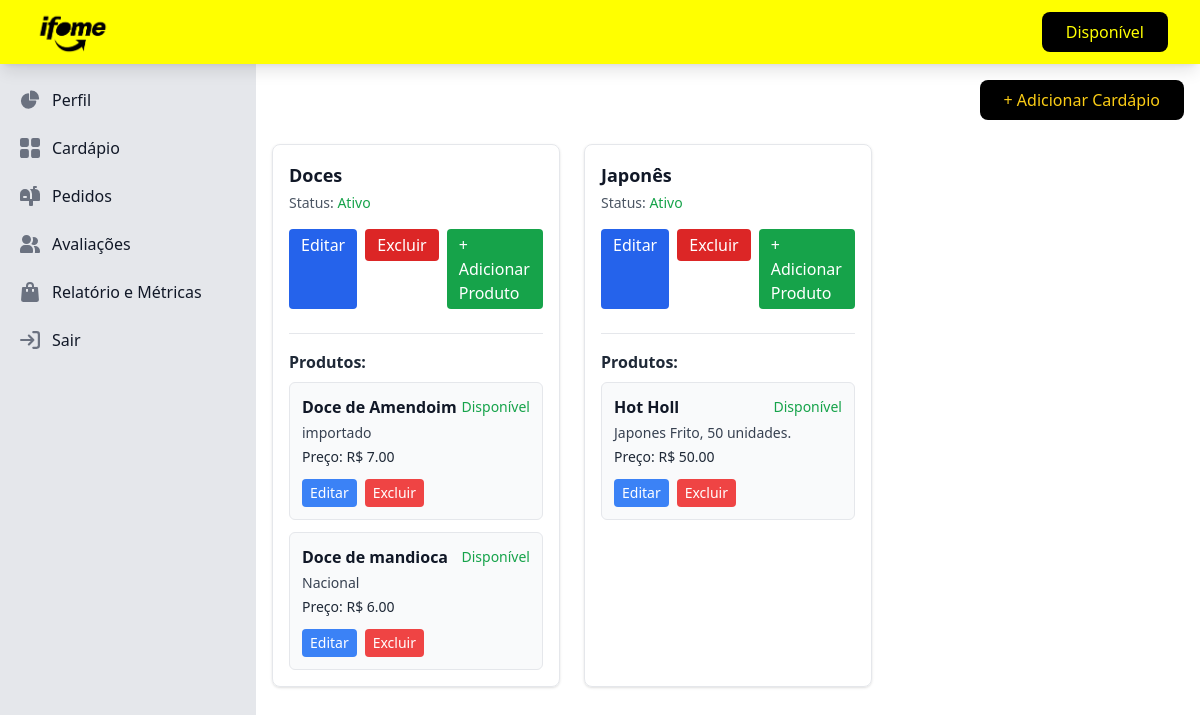
The app's page /cardapio with its own data.
### src/models/cardapio_model.py (models this page shows, shortened)
class Cardapio(db.Model):
    __tablename__ = 'cardapios'
    id = db.Column(db.Integer, primary_key=True)
    restaurante_id = db.Column(db.Integer, db.ForeignKey('restaurante.id'), nullable=False)
    nome_cardapio = db.Column(db.String(100), nullable=False)
    ativo = db.Column(db.Boolean, default=True)
    restaurante = db.relationship('Restaurante', backref='cardapios', lazy=True)
    produtos = db.relationship(
        "Produto",
        back_populates="cardapio",
        cascade="all, delete-orphan"  # faz a exclusão automática dos produtos
    )

### src/models/produtos_model.py (models this page shows)
class Produto(db.Model):
    __tablename__ = "produto"
    id = db.Column(db.Integer, primary_key=True)
    restaurante_id = db.Column(db.Integer, db.ForeignKey("restaurante.id"), nullable=False)
    cardapio_id = db.Column(db.Integer, db.ForeignKey("cardapios.id"), nullable=False)  # ⚡ tabela correta
    nome_item = db.Column(db.Text, nullable=False)
    descricao = db.Column(db.Text, nullable=True)
    preco = db.Column(db.Float, nullable=False)
    disponivel = db.Column(db.Boolean, default=True, nullable=False)
    cardapio = db.relationship("Cardapio", backref="itens_cardapio", lazy=True)

### src/controllers/cardapio_controller.py (the view)
@cardapio_bp.route('/cardapio', methods=['GET'])
def pagcardapio():
    try:
        from flask import session
        restaurante_id = session.get('restaurante_id', 1)  # 👈 substitua depois conforme seu login
        cardapios = Cardapio.query.filter_by(restaurante_id=restaurante_id).all()
        return render_template('cardapio.html', cardapios=cardapios)
    except Exception as e:
        print("❌ Erro ao carregar cardápios:", e)
        return jsonify({'erro': str(e)}), 500

### src/templates/cardapio.html (shortened to what this page needs)
<!DOCTYPE html>
<html lang="pt-br">
<head>
  <script src="https://cdn.tailwindcss.com"></script>
</head>
<body class="bg-white">
  <nav class="bg-yellow-99 shadow-lg sticky top-0 z-50">
    <div class="max-w-7xl mx-auto px-4 sm:px-6 lg:px-8">
      <div class="flex justify-between items-center h-16">
        <div class="flex items-center">
          <a href="{{ url_for('restaurante.portal_parceiro') }}">
            <img class="h-12 w-auto" src="{{ url_for('static', filename='ifome-transparent.png') }}" alt="ifome Logo" />
          </a>
        </div>
        <div class="flex items-center space-x-4">
          <a href="#"
            class="bg-black text-yellow-99 px-6 py-2 rounded-lg font-medium hover:bg-white hover:text-black transition duration-200">
            Disponível
          </a>
        </div>
      </div>
    </div>
  </nav>
  <aside id="default-sidebar"
    class="fixed top-16 left-0 z-40 w-64 h-screen transition-transform -translate-x-full sm:translate-x-0"
    aria-label="Sidebar">
    <div class="h-full px-3 py-4 overflow-y-auto bg-gray-200 dark:bg-gray-800">
      <ul class="space-y-2 font-medium">
        <li>
          <a href="#info-estabelecimento"
            class="flex items-center p-2 text-gray-900 rounded-lg dark:text-white hover:bg-gray-100 dark:hover:bg-gray-700 group">
            <span class="ms-3">Perfil</span>
          </a>
        </li>
        <li>
          <a href="{{ url_for('cardapio.pagcardapio') }}"
            class="flex items-center p-2 text-gray-900 rounded-lg dark:text-white hover:bg-gray-100 dark:hover:bg-gray-700 group">
            <span class="flex-1 ms-3 whitespace-nowrap">Cardápio</span>
          </a>
        </li>
        <li>
          <a href="#"
            class="flex items-center p-2 text-gray-900 rounded-lg dark:text-white hover:bg-gray-100 dark:hover:bg-gray-700 group">
            <span class="flex-1 ms-3 whitespace-nowrap">Pedidos</span>
          </a>
        </li>
        <li>
          <a href="#"
            class="flex items-center p-2 text-gray-900 rounded-lg dark:text-white hover:bg-gray-100 dark:hover:bg-gray-700 group">
            <span class="flex-1 ms-3 whitespace-nowrap">Avaliações</span>
          </a>
        </li>
        <li>
          <a href="#"
            class="flex items-center p-2 text-gray-900 rounded-lg dark:text-white hover:bg-gray-100 dark:hover:bg-gray-700 group">
            <span class="flex-1 ms-3 whitespace-nowrap">Relatório e Métricas</span>
          </a>
        </li>
        <li>
          <a href="{{ url_for('restaurante.logout') }}"
            class="flex items-center p-2 text-gray-900 rounded-lg dark:text-white hover:bg-gray-100 dark:hover:bg-gray-700 group">
            <span class="flex-1 ms-3 whitespace-nowrap">Sair</span>
          </a>
        </li>
      </ul>
    </div>
  </aside>
    <div class="p-4 sm:ml-64">
        <div class="flex justify-end items-center space-x-4 mb-6">
            <a href="{{ url_for('cardapio.cadastro_cardapio') }}"
                class="bg-black text-yellow-400 px-6 py-2 rounded-lg font-medium hover:bg-white hover:text-black transition duration-200">
                + Adicionar Cardápio
            </a>
        </div>
{% if cardapios and cardapios|length > 0 %}
<div class="grid grid-cols-1 sm:grid-cols-2 lg:grid-cols-3 gap-6">
    {% for cardapio in cardapios %}
    <div class="border rounded-lg p-4 shadow hover:shadow-md transition">
        <h4 class="text-lg font-bold text-gray-900">{{ cardapio.nome_cardapio }}</h4>
        <p class="text-sm text-gray-600 mt-1">
            Status:
            {% if cardapio.ativo %}
            <span class="text-green-600 font-medium">Ativo</span>
            {% else %}
            <span class="text-red-600 font-medium">Inativo</span>
            {% endif %}
        </p>
        <div class="mt-4 flex gap-2">
            <a href="{{ url_for('cardapio.editar_cardapio', cardapio_id=cardapio.id) }}"
                class="px-3 py-1 bg-blue-600 text-white rounded hover:bg-blue-700 transition">
                Editar
            </a>
            <form action="{{ url_for('cardapio.excluir_cardapio', cardapio_id=cardapio.id) }}" method="POST"
                onsubmit="return confirm('Deseja realmente excluir este cardápio?');">
                <button type="submit"
                    class="px-3 py-1 bg-red-600 text-white rounded hover:bg-red-700 transition">
                    Excluir
                </button>
            </form>
            <a href="{{ url_for('produto.cadastro_produto_com_cardapio', cardapio_id=cardapio.id) }}"
               class="px-3 py-1 bg-green-600 text-white rounded hover:bg-green-700 transition">
                + Adicionar Produto
            </a>
        </div>
        {% if cardapio.itens_cardapio and cardapio.itens_cardapio|length > 0 %}
        <div class="mt-6 border-t pt-4">
            <h5 class="text-md font-semibold text-gray-800 mb-2">Produtos:</h5>
            <ul class="space-y-3">
                {% for produto in cardapio.itens_cardapio %}
                <li class="border rounded-md p-3 bg-gray-50 flex flex-col">
                    <div class="flex justify-between items-center">
                        <span class="font-semibold text-gray-900">{{ produto.nome_item }}</span>
                        {% if produto.disponivel %}
                            <span class="text-green-600 text-sm font-medium">Disponível</span>
                        {% else %}
                            <span class="text-red-600 text-sm font-medium">Indisponível</span>
                        {% endif %}
                    </div>
                    <p class="text-sm text-gray-700 mt-1">{{ produto.descricao or "Sem descrição" }}</p>
                    <p class="text-sm text-gray-800 mt-1">Preço: R$ {{ "%.2f"|format(produto.preco) }}</p>
                    <div class="flex gap-2 mt-3">
                        <a href="{{ url_for('produto.editar_produto', produto_id=produto.id) }}"
                           class="px-2 py-1 bg-blue-500 text-white text-sm rounded hover:bg-blue-600 transition">
                            Editar
                        </a>
                        <form action="{{ url_for('produto.excluir_produto', produto_id=produto.id) }}" method="POST"
                              onsubmit="return confirm('Deseja excluir este produto?');">
                            <button type="submit"
                                    class="px-2 py-1 bg-red-500 text-white text-sm rounded hover:bg-red-600 transition">
                                Excluir
                            </button>
                        </form>
                    </div>
                </li>
                {% endfor %}
            </ul>
        </div>
        {% else %}
        <p class="text-gray-500 text-sm mt-3">Nenhum produto cadastrado neste cardápio.</p>
        {% endif %}
    </div>
    {% endfor %}
</div>
{% else %}
<p class="text-gray-600 mt-6 text-center">Nenhum cardápio cadastrado ainda.</p>
{% endif %}
</body>
</html>

### records on screen
Cardapio: nome_cardapio "Doces", ativo "Ativo"
Produto: nome_item "Doce de Amendoim", disponivel "Disponível", descricao "importado", preco "7.00"
Produto: nome_item "Doce de mandioca", disponivel "Disponível", descricao "Nacional", preco "6.00"
Cardapio: nome_cardapio "Japonês", ativo "Ativo"
Produto: nome_item "Hot Holl", disponivel "Disponível", descricao "Japones Frito, 50 unidades.", preco "50.00"
